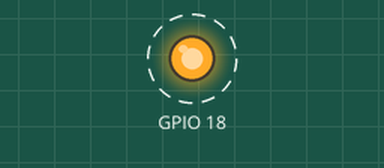
A program run on a simulated Raspberry Pi (BCM pin numbers). On the bench: output pins drawn as LEDs (lit = HIGH). Dashed ring = blinking.

Above: at 0.2 s.
Timing chart, 0 to 3.0 s (numbered marks = the images above):
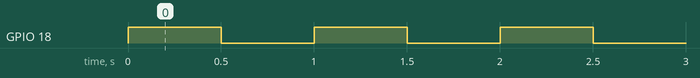

Measured:
- by itself, GPIO 18: alternates HIGH for 0.50 s and LOW for 0.50 s

The program:

ex01_led.py
```python
import RPi.GPIO as gp
import time

gp.setmode(gp.BCM)
gp.setup(18, gp.OUT)

try:
    while True:
        gp.output(18, gp.HIGH)
        time.sleep(0.5)
        gp.output(18, gp.LOW)
        time.sleep(0.5)

except KeyboardInterrupt:
    gp.cleanup()
```
